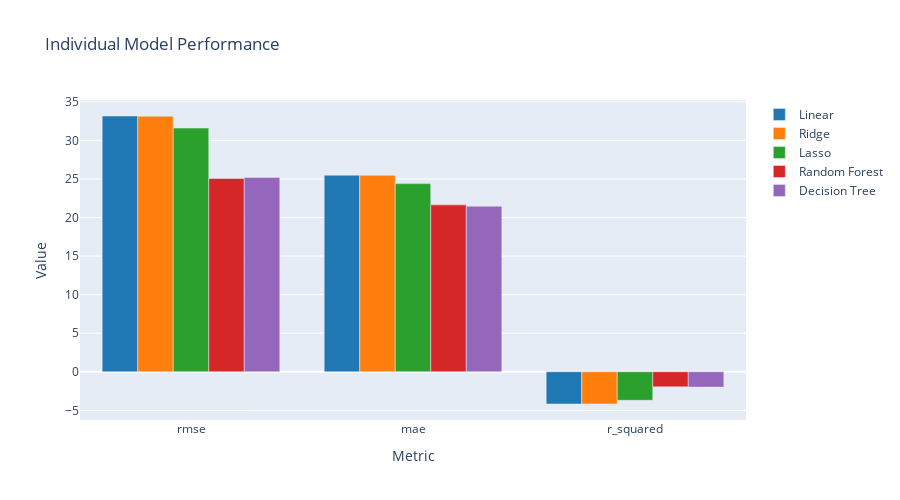

Notebook code for this chart:
### Markdown cell above
## Step 2: Compare Individual Model Performance

Before ensembling, let's see how each model performs individually.

### Code cell
# Extract stats from each model
_, _, stats_linear = fit_linear.extract_outputs()
_, _, stats_ridge = fit_ridge.extract_outputs()
_, _, stats_lasso = fit_lasso.extract_outputs()
_, _, stats_rf = fit_rf.extract_outputs()
_, _, stats_tree = fit_tree.extract_outputs()

# Visualize comparison
fig = plot_model_comparison(
    stats_list=[stats_linear, stats_ridge, stats_lasso, stats_rf, stats_tree],
    model_names=["Linear", "Ridge", "Lasso", "Random Forest", "Decision Tree"],
    metrics=["rmse", "mae", "r_squared"],
    split="test",
    plot_type="bar",
    title="Individual Model Performance",
    height=500
)

fig.show()

# Print test RMSE for each model
print("\nTest RMSE by model:")
test_rmses = {
    "Linear": stats_linear[stats_linear['metric'] == 'rmse']['value'].values[1],  # test split
    "Ridge": stats_ridge[stats_ridge['metric'] == 'rmse']['value'].values[1],
    "Lasso": stats_lasso[stats_lasso['metric'] == 'rmse']['value'].values[1],
    "Random Forest": stats_rf[stats_rf['metric'] == 'rmse']['value'].values[1],
    "Decision Tree": stats_tree[stats_tree['metric'] == 'rmse']['value'].values[1]
}

for model, rmse in sorted(test_rmses.items(), key=lambda x: x[1]):
    print(f"  {model:20s}: {rmse:.4f}")

print(f"\n📊 Best individual model: {min(test_rmses, key=test_rmses.get)}")

### Figure 1 — Plotly figure (JSON) as saved in the notebook; plotly's stock layout.template omitted (floating-point values rounded to 4 significant figures)
{"data": [{"hovertemplate": "Linear<br>%{x}: %{y:.4f}<extra></extra>", "marker": {"color": "#1f77b4"}, "name": "Linear", "type": "bar", "x": ["rmse", "mae", "r_squared"], "y": [33.16, 25.48, -4.181]}, {"hovertemplate": "Ridge<br>%{x}: %{y:.4f}<extra></extra>", "marker": {"color": "#ff7f0e"}, "name": "Ridge", "type": "bar", "x": ["rmse", "mae", "r_squared"], "y": [33.14, 25.47, -4.174]}, {"hovertemplate": "Lasso<br>%{x}: %{y:.4f}<extra></extra>", "marker": {"color": "#2ca02c"}, "name": "Lasso", "type": "bar", "x": ["rmse", "mae", "r_squared"], "y": [31.6, 24.4, -3.703]}, {"hovertemplate": "Random Forest<br>%{x}: %{y:.4f}<extra></extra>", "marker": {"color": "#d62728"}, "name": "Random Forest", "type": "bar", "x": ["rmse", "mae", "r_squared"], "y": [25.07, 21.64, -1.961]}, {"hovertemplate": "Decision Tree<br>%{x}: %{y:.4f}<extra></extra>", "marker": {"color": "#9467bd"}, "name": "Decision Tree", "type": "bar", "x": ["rmse", "mae", "r_squared"], "y": [25.2, 21.46, -1.991]}], "layout": {"barmode": "group", "height": 500, "hovermode": "x", "showlegend": true, "title": {"text": "Individual Model Performance"}, "xaxis": {"title": {"text": "Metric"}}, "yaxis": {"title": {"text": "Value"}}}}
